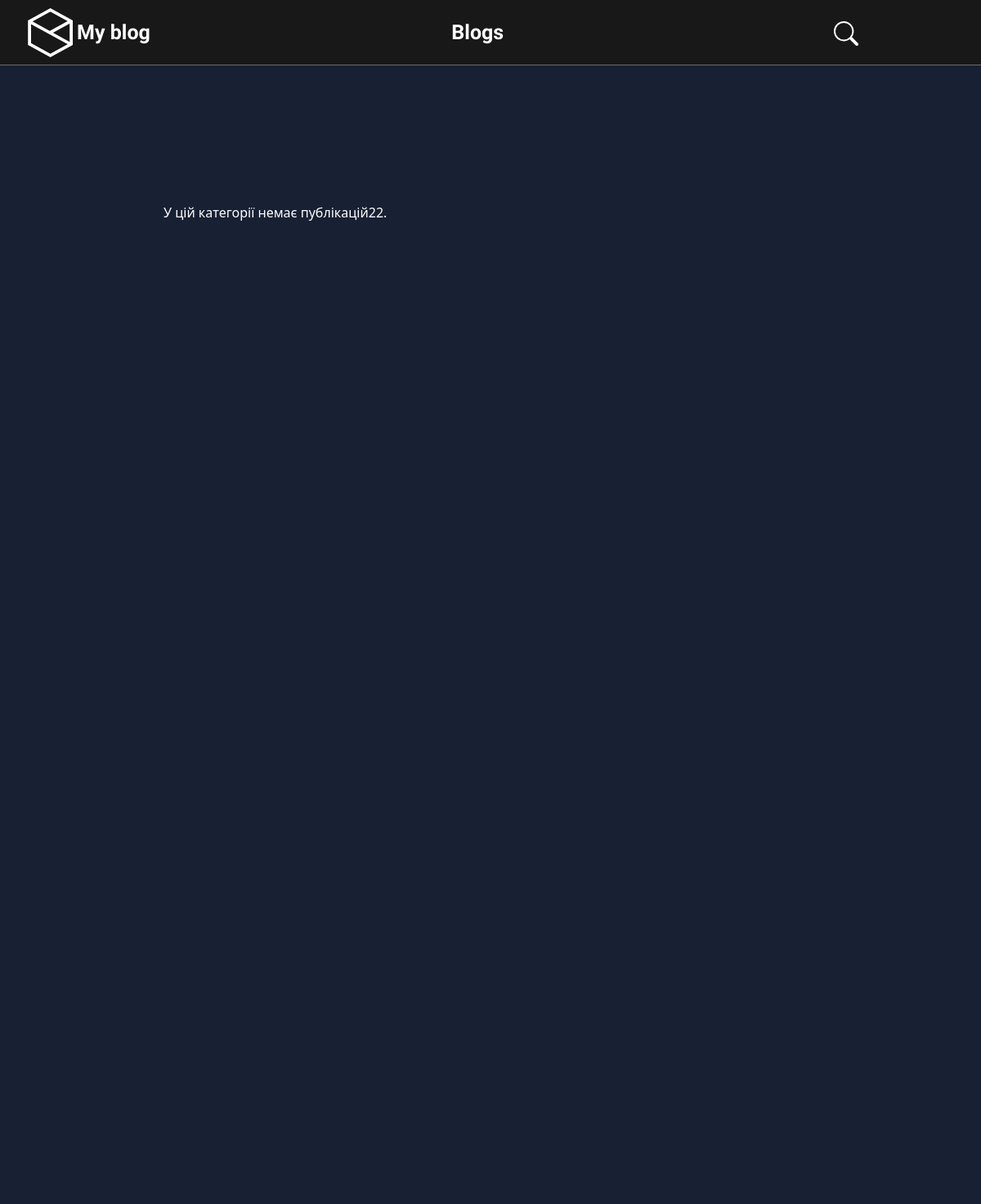
/articles/category/education (upper part), run on an earlier commit of the app's database.
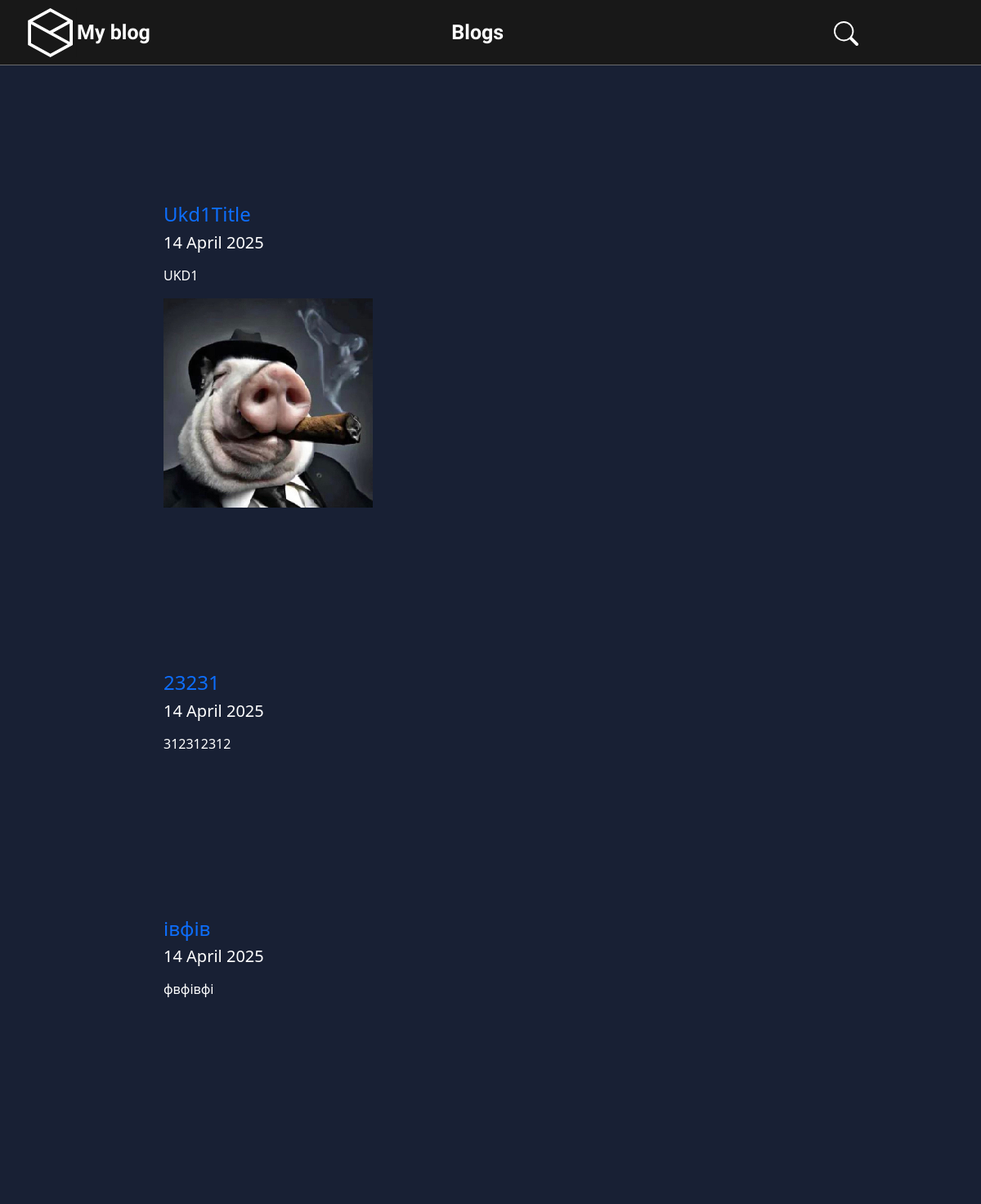
And on a later commit of the database.
### main/models.py (models this page shows, shortened)
class Article(models.Model):
    title = models.CharField("Заголовок", max_length=250, help_text="Максимум 250 символів")
    description = models.TextField(blank=True, verbose_name="Опис")
    pub_date = models.DateTimeField("Дата публікації", default=timezone.now)
    slug = models.SlugField("Слаг", unique_for_date="pub_date")
    main_page = models.BooleanField("Головна", default=False, help_text="Показувати")
    category = models.ForeignKey(Category, related_name='news', blank=True,
                                 null=True, verbose_name=u'Категорія', on_delete=models.CASCADE)
    objects = models.Manager()
    class Meta:
        ordering = ["-pub_date"]
        verbose_name = "Публікація"
        verbose_name_plural = "Публікації"
    def get_absolute_url(self):
        try:
            url = reverse("news-detail", kwargs={"year": self.pub_date.strftime("%Y"),
                                                 "month": self.pub_date.strftime("%m"),
                                                 "day": self.pub_date.strftime("%d"),
                                                 "slug": self.slug, })
        except:
            url = "/"
        return url

class ArticleImage(models.Model):
    image = models.ImageField('Фото', upload_to='photos')
    article = models.ForeignKey(Article, verbose_name='Стаття', related_name='images', on_delete=models.CASCADE)
    title = models.CharField('Заголовок', max_length=250, help_text='Максимум 250 сим.', blank=True)
    class Meta:
        verbose_name = "Фото для статті"
        verbose_name_plural = "Фото для статей"

### main/views.py (the view)
# urls.py: path(r'articles/category/<slug>', ArticleCategoryList.as_view(), name='articles-categories-list'),
class ArticleCategoryList(ArticleList):
    template_name = "main/categories_page.html"
    context_object_name = 'items'
    def get_queryset(self, *args, **kwargs):
        slug = self.kwargs['slug']
        articles = Article.objects.filter(category__slug=slug).distinct()
        return articles
    def get_context_data(self, **kwargs):
        context = super().get_context_data(**kwargs)
        try:
            context['category'] = Category.objects.get(slug=self.kwargs['slug'])
        except:
            pass
        return context

### main/views.py (called while the page is built)
    def get_context_data(self, *args, **kwargs):
        context = super(ArticleList, self).get_context_data(*args, **kwargs)
        try:
            context['category'] = Category.objects.get(slug=self.kwargs.get('slug'))
        except Exception:
            context['category'] = None
        return context

### main/templates/main/categories_page.html (shortened to what this page needs)
{% extends "main/main_layout.html" %}
{% load static %}
{% block content %}
    {% if category %}
        <h1 style=" margin: 200px;">Публікації категорії: {{ category.category }}</h1>
    {% else %}
        <h1>Категорія не знайдена</h1>
    {% endif %}
    {% if items %}
        {% for item in items %}
            <div class="articles-row" style=" margin: 200px;">
                <a href="{{ item.get_absolute_url }}">
                    <h4>{{ item.title }}</h4>
                </a>
                <h5>
                    {{ item.pub_date|date:" j E Y"|safe|linebreaks }}
                </h5>
                <p>
                    {{ item.description|safe|escape|striptags|truncatewords_html:32 }}
                </p>
                <div class="container-image">
                    {% if item.images.first %}
                        <img class="img" src="{{ item.images.first.image.url }}" alt="">
                    {% endif %}
                </div>
            </div>
        {% endfor %}
    {% else %}
        <p style=" margin: 200px;">У цій категорії немає публікацій22.</p>
    {% endif %}
{% endblock %}

What changed in the data, as far as the page shows it:
added Article: title "Ukd1Title", pub_date "14 April 2025", description "UKD1", images.first.image (picture)
now on this page (row edited): Article: title "23231", pub_date "14 April 2025", description "312312312"
now on this page (row edited): Article: title "івфів", pub_date "14 April 2025", description "фвфівфі"
Also different on the page:
text no longer shown: "У цій категорії немає публікацій22."
